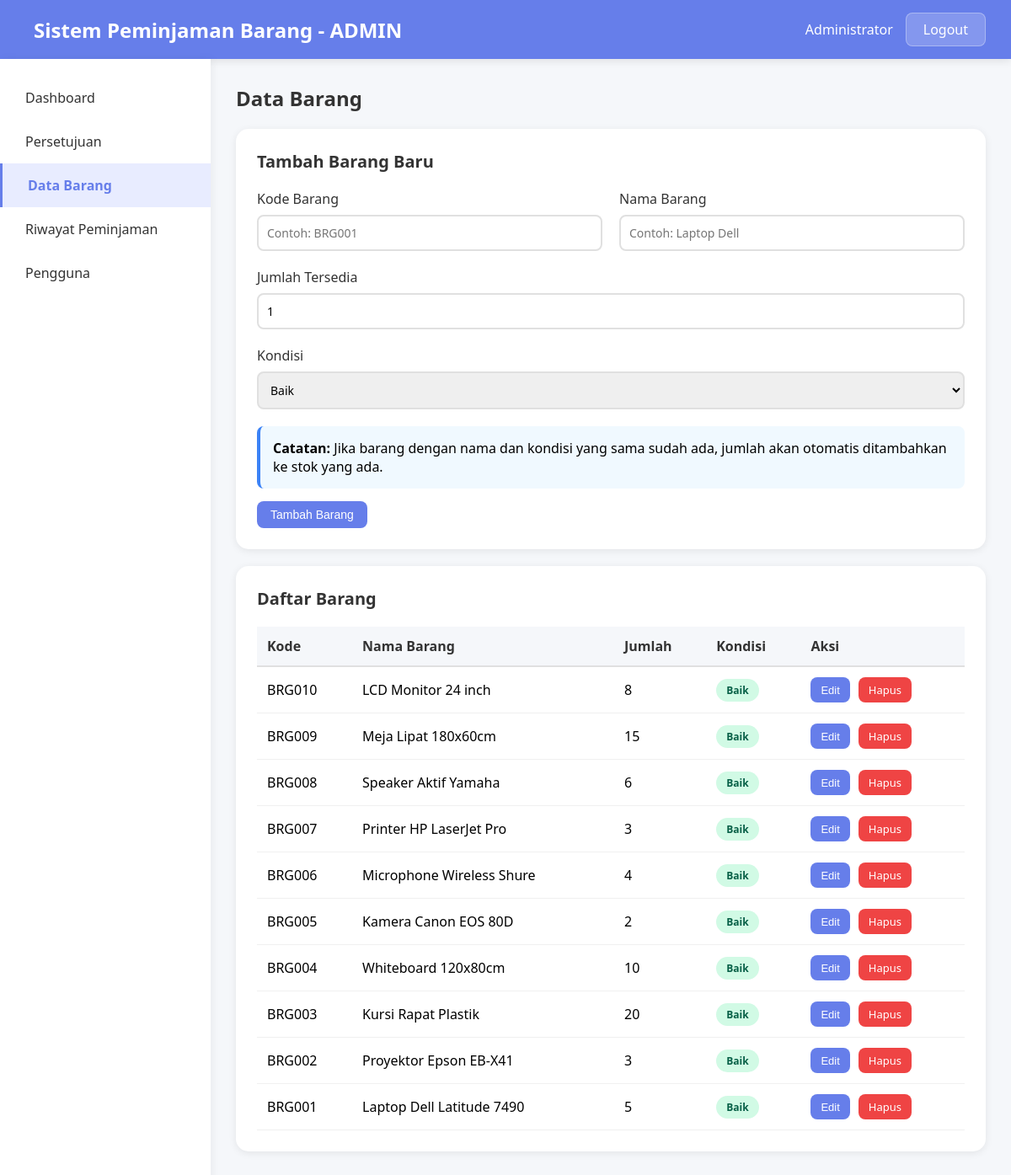
/admin/admin_barang.php (signed in), run on the app's committed database.
### tables this page shows
CREATE TABLE barang (
    id INT PRIMARY KEY AUTO_INCREMENT,
    kode_barang VARCHAR(20) UNIQUE NOT NULL,
    nama_barang VARCHAR(100) NOT NULL,
    jumlah_tersedia INT DEFAULT 0,
    kondisi ENUM('Baik', 'Rusak Ringan', 'Rusak Berat') DEFAULT 'Baik',
    created_at TIMESTAMP DEFAULT CURRENT_TIMESTAMP
);

### database/config.php (called while the page is built, shortened)
<?php
function escape_output($data) {
    return htmlspecialchars($data, ENT_QUOTES, 'UTF-8');
}
function generate_csrf_token() {
    return $_SESSION['csrf_token'];
}
function db_select($conn, $query, $params = [], $types = "") {
    $stmt = $conn->prepare($query);
    $stmt->execute();
    return $stmt->get_result();
}
?>

### admin/admin_barang.php (the view, shortened to what this page needs)
<?php
require_once '../database/config.php';
$csrf_token = generate_csrf_token();
?>
<!DOCTYPE html>
<html lang="id">
<head>
    <link rel="stylesheet" href="../css/style.css">
</head>
<body>
    <div class="navbar">
        <div class="navbar-brand">
            <span>Sistem Peminjaman Barang - ADMIN</span>
        </div>
        <div class="navbar-user">
            <span><?php echo escape_output($_SESSION['nama_lengkap']); ?></span>
            <a href="../log/logout.php" class="btn-logout">Logout</a>
        </div>
    </div>
    <div class="container">
        <div class="sidebar">
            <a href="admin_dashboard.php" class="menu-item">Dashboard</a>
            <a href="admin_approval.php" class="menu-item">Persetujuan</a>
            <a href="admin_barang.php" class="menu-item active">Data Barang</a>
            <a href="admin_peminjaman.php" class="menu-item">Riwayat Peminjaman</a>
            <a href="admin_users.php" class="menu-item">Pengguna</a>
        </div>
        <div class="content">
            <h2 style="margin-bottom: 20px; color: #333;">Data Barang</h2>
            <div class="card">
                <div class="card-header">Tambah Barang Baru</div>
                <form method="POST" action="">
                    <div class="form-row">
                        <div class="form-group">
                            <label>Kode Barang</label>
                            <input type="text" name="kode_barang" required
                                   placeholder="Contoh: BRG001"
                                   pattern="[A-Z0-9]+"
                                   title="Hanya huruf kapital dan angka"
                                   maxlength="20">
                        </div>
                        <div class="form-group">
                            <label>Nama Barang</label>
                            <input type="text" name="nama_barang" required
                                   placeholder="Contoh: Laptop Dell"
                                   maxlength="100">
                        </div>
                    </div>
                    <div class="form-group">
                        <label>Jumlah Tersedia</label>
                        <input type="number" name="jumlah_tersedia" required
                               min="1" max="9999" value="1">
                    </div>
                    <div class="form-group">
                        <label>Kondisi</label>
                        <select name="kondisi" required>
                            <option value="Baik">Baik</option>
                        </select>
                    </div>
                    <div style="background: #f0f9ff; padding: 15px; border-radius: 8px; margin-bottom: 15px; border-left: 4px solid #3b82f6;">
                        <strong>Catatan:</strong> Jika barang dengan nama dan kondisi yang sama sudah ada, jumlah akan otomatis ditambahkan ke stok yang ada.
                    </div>
                    <button type="submit" name="tambah_barang" class="btn btn-primary">
                        Tambah Barang
                    </button>
                </form>
            </div>
            <div class="card">
                <div class="card-header">Daftar Barang</div>
                <table>
                    <thead>
                        <tr>
                            <th>Kode</th>
                            <th>Nama Barang</th>
                            <th>Jumlah</th>
                            <th>Kondisi</th>
                            <th>Aksi</th>
                        </tr>
                    </thead>
                    <tbody>
                        <?php
                        $result = db_select($conn, "SELECT * FROM barang ORDER BY id DESC");
                        if($result && $result->num_rows > 0):
                            while($row = $result->fetch_assoc()):
                                $badge_class = 'success';
                        ?>
                        <tr>
                            <td><?php echo escape_output($row['kode_barang']); ?></td>
                            <td><?php echo escape_output($row['nama_barang']); ?></td>
                            <td><?php echo escape_output($row['jumlah_tersedia']); ?></td>
                            <td>
                                <span class="badge <?php echo $badge_class; ?>">
                                    <?php echo escape_output($row['kondisi']); ?>
                                </span>
                            </td>
                            <td>
                                <div class="btn-group">
                                    <button onclick="showEditModal(<?php echo htmlspecialchars(json_encode($row), ENT_QUOTES); ?>)"
                                            class="btn btn-primary btn-sm">
                                        Edit
                                    </button>
                                    <a href="?hapus=<?php echo $row['id']; ?>&token=<?php echo $csrf_token; ?>"
                                       class="btn btn-danger btn-sm"
                                       onclick="return confirm('Yakin hapus barang ini?')">
                                       Hapus
                                    </a>
                                </div>
                            </td>
                        </tr>
                        <?php
                            endwhile;
                        endif; ?>
                    </tbody>
                </table>
            </div>
        </div>
    </div>
</body>
</html>

### css/style.css (style rules this page uses)
* { margin: 0; padding: 0; box-sizing: border-box; }
body { font-family: 'Segoe UI', Tahoma, Geneva, Verdana, sans-serif; background: #f5f7fa; }
.navbar { background-color: #667eea; color: white; padding: 15px 30px; display: flex; justify-content: space-between; align-items: center; box-shadow: 0 2px 10px rgba(0,0,0,0.1); }
.navbar-brand { font-size: 24px; font-weight: bold; display: flex; align-items: center; gap: 10px; }
.navbar-user { display: flex; align-items: center; gap: 15px; }
.btn-logout { background: rgba(255,255,255,0.2); color: white; padding: 8px 20px; border: 1px solid rgba(255,255,255,0.3); border-radius: 8px; cursor: pointer; text-decoration: none; transition: all 0.3s; }
.container { display: flex; min-height: calc(100vh - 60px); }
.sidebar { width: 250px; background: white; box-shadow: 2px 0 10px rgba(0,0,0,0.05); padding: 20px 0; }
.menu-item { padding: 15px 30px; cursor: pointer; transition: all 0.3s; color: #333; text-decoration: none; display: block; position: relative; }
.menu-item.active { background: #e8ecff; border-left: 3px solid #667eea; color: #667eea; font-weight: 600; }
.content { flex: 1; padding: 30px; }
.card { background: white; padding: 25px; border-radius: 15px; box-shadow: 0 2px 10px rgba(0,0,0,0.08); margin-bottom: 20px; overflow-x: scroll; }
.card-header { font-size: 20px; font-weight: 600; margin-bottom: 20px; color: #333; }
table { width: 100%; border-collapse: collapse; }
th { background: #f5f7fa; padding: 12px; text-align: left; font-weight: 600; color: #333; border-bottom: 2px solid #e0e0e0; }
td { padding: 12px; border-bottom: 1px solid #f0f0f0; }
.badge { padding: 5px 12px; border-radius: 20px; font-size: 12px; font-weight: 600; display: inline-block; }
.badge.success { background: #d1fae5; color: #065f46; }
.btn { padding: 8px 16px; border-radius: 8px; border: none; cursor: pointer; font-size: 14px; transition: all 0.3s; text-decoration: none; display: inline-block; }
.btn-sm { padding: 6px 12px; font-size: 13px; }
.btn-primary { background: #667eea; color: white; }
.btn-danger { background: #ef4444; color: white; }
.form-group { margin-bottom: 20px; }
.form-group label { display: block; margin-bottom: 8px; font-weight: 500; color: #333; }
.form-group input, .form-group select, .form-group textarea { width: 100%; padding: 10px; border: 2px solid #e0e0e0; border-radius: 8px; font-size: 14px; font-family: inherit; }
.form-row { display: grid; grid-template-columns: 1fr 1fr; gap: 20px; }

### admin/admin_barang.php (style rules this page uses)
.btn-group { display: flex; gap: 10px; }

### data on the page
barang: kode_barang "BRG010", nama_barang "LCD Monitor 24 inch", jumlah_tersedia "8", kondisi "Baik"
barang: kode_barang "BRG009", nama_barang "Meja Lipat 180x60cm", jumlah_tersedia "15", kondisi "Baik"
barang: kode_barang "BRG008", nama_barang "Speaker Aktif Yamaha", jumlah_tersedia "6", kondisi "Baik"
barang: kode_barang "BRG007", nama_barang "Printer HP LaserJet Pro", jumlah_tersedia "3", kondisi "Baik"
barang: kode_barang "BRG006", nama_barang "Microphone Wireless Shure", jumlah_tersedia "4", kondisi "Baik"
barang: kode_barang "BRG005", nama_barang "Kamera Canon EOS 80D", jumlah_tersedia "2", kondisi "Baik"
barang: kode_barang "BRG004", nama_barang "Whiteboard 120x80cm", jumlah_tersedia "10", kondisi "Baik"
barang: kode_barang "BRG003", nama_barang "Kursi Rapat Plastik", jumlah_tersedia "20", kondisi "Baik"
barang: kode_barang "BRG002", nama_barang "Proyektor Epson EB-X41", jumlah_tersedia "3", kondisi "Baik"
barang: kode_barang "BRG001", nama_barang "Laptop Dell Latitude 7490", jumlah_tersedia "5", kondisi "Baik"

### other printed values
escape_output($_SESSION['nama_lengkap']) "Administrator"
